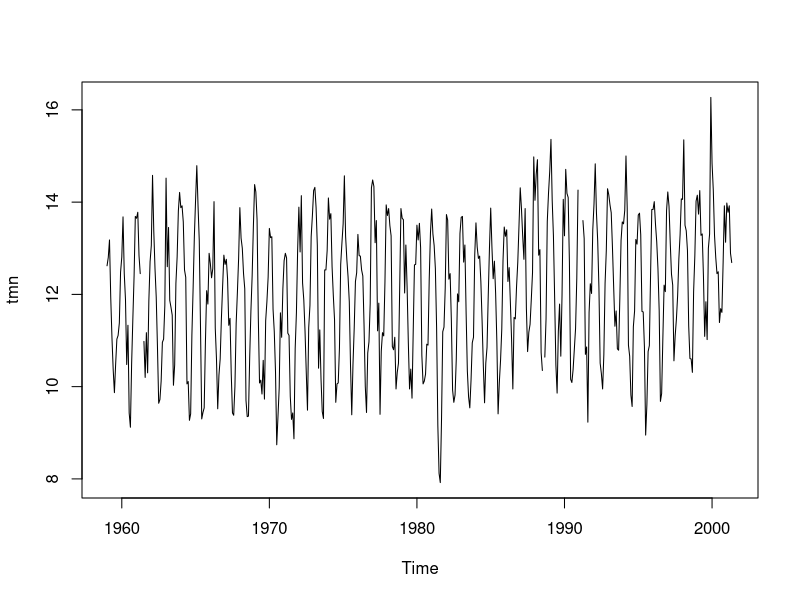

The R script that drew this image:
#install.packages("plyr")
library(plyr)
library(readr)

# Keeping the month column as a character column
cape_columbine_tmn <- read.csv("CAPE_COLUMBINE.means.tmn.csv", stringsAsFactors = F)
str(cape_columbine_tmn)

# Converting the inmported file into time series data - this makes plotting a lot easier
# Not too sure which format is easier to calculate correlations between data points
# I do not think that we will be analysing the change in trends and so won't need time series
tmn <- ts(cape_columbine_tmn$tmn, start = 1959, frequency = 12) 
plot(tmn)

